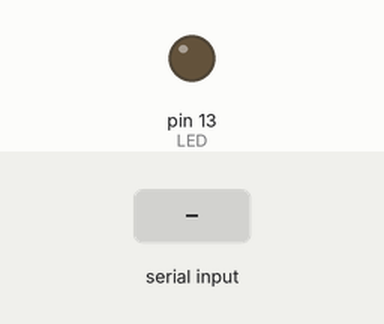
Bench run of a sketch on a simulated Arduino Uno, built with avr-gcc and run on an emulated ATmega328P. On the bench: output pins drawn as LEDs (lit = HIGH). The inputs (shaded band) are chosen by the test bench.

Above: at 1.2 s.
1.3 s: "on" received over the second serial link
At 2.8 s:
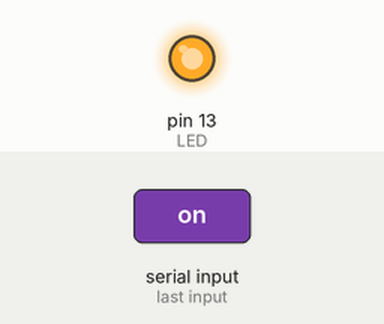
3.8 s: "off" received over the second serial link
At 6.0 s:
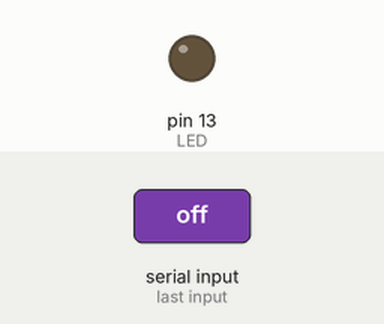
Timing chart, 0 to 7.5 s (numbered marks = the images above; inputs shaded):
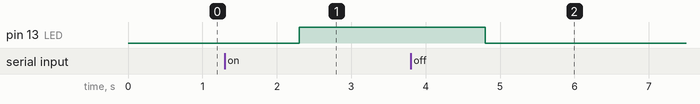

Measured:
- after the input at 1.3 s, pin 13 (LED): LOW → HIGH after 1.0 s
- after the input at 3.8 s, pin 13 (LED): HIGH → LOW after 1.0 s

The sketch:

serial_bluetooth.ino
```cpp
// 아두이노 시리얼 통신으로 블루투스 통신

#include <SoftwareSerial.h>

//블루투스모듈 HC-06(슬래이브만가능)으로 진행함
//블루투스모듈 HC-05(슬래이브 마스터둘다가능)는 조금 코드가 다르다
//HC-06 시리얼창에서 "line ending 없음" 설정할것

int Tx = 2; //전송 보내는핀
int Rx = 3; //수신 받는핀
int LED = 13;

SoftwareSerial BtSerial(Tx, Rx);

void setup() {
  Serial.begin(9600);
  BtSerial.begin(9600);
  pinMode(13, OUTPUT);

}

void loop() {
  if (BtSerial.available()) {           // 만약 데이터가 들어오면
    String a;                         // a변수를 문자열로 선언
    a = BtSerial.readString();          // 데이터를 문자열로 읽어들여 a에 넣는다.

    if (a == "on") {                  // 읽어들인 문자열이 on이라면
      digitalWrite(LED, HIGH);         // led를 켠다.
      BtSerial.println("Led is ON");
    }
    else if (a == "off") {            // 읽어들인 문자열이 off라면
      digitalWrite(LED, LOW);         // led를 끈다.
      BtSerial.println("Led is OFF");
    }
  }
}
```
